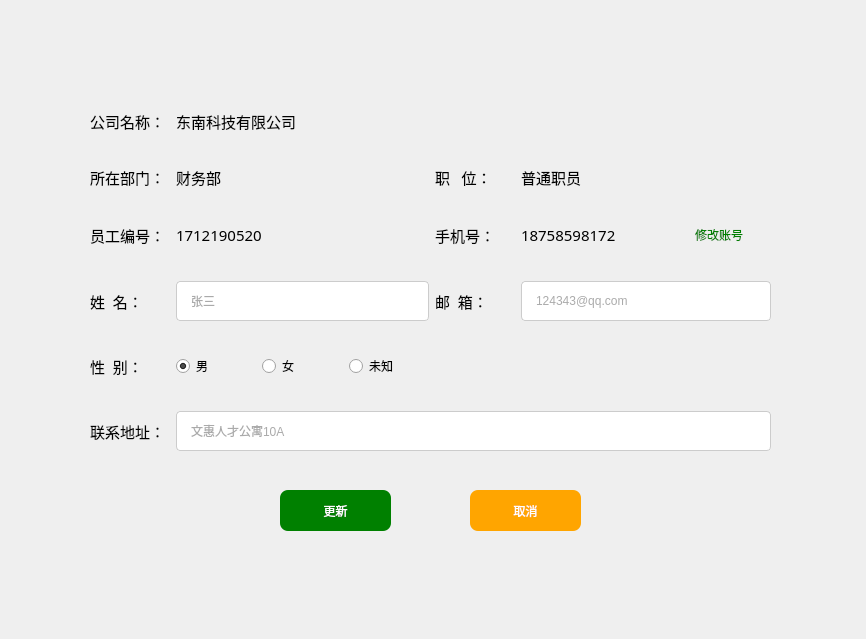
<?xml version="1.0" encoding="UTF-8"?>
<ui version="4.0">
 <class>Form</class>
 <widget class="QWidget" name="Form">
  <property name="geometry">
   <rect>
    <x>0</x>
    <y>0</y>
    <width>866</width>
    <height>639</height>
   </rect>
  </property>
  <property name="windowTitle">
   <string>Form</string>
  </property>
  <widget class="QPushButton" name="pushButton_2">
   <property name="geometry">
    <rect>
     <x>470</x>
     <y>490</y>
     <width>111</width>
     <height>41</height>
    </rect>
   </property>
   <property name="styleSheet">
    <string notr="true">background-color:orange;
	color:white;
border:0px;
border-radius:8px;

</string>
   </property>
   <property name="text">
    <string>取消</string>
   </property>
  </widget>
  <widget class="QPushButton" name="pushButton">
   <property name="geometry">
    <rect>
     <x>280</x>
     <y>490</y>
     <width>111</width>
     <height>41</height>
    </rect>
   </property>
   <property name="styleSheet">
    <string notr="true">background-color:green;
	color:white;
border:0px;
border-radius:8px;

</string>
   </property>
   <property name="text">
    <string>更新</string>
   </property>
  </widget>
  <widget class="QWidget" name="">
   <property name="geometry">
    <rect>
     <x>90</x>
     <y>110</y>
     <width>681</width>
     <height>341</height>
    </rect>
   </property>
   <layout class="QGridLayout" name="gridLayout">
    <item row="4" column="4">
     <widget class="QLabel" name="label_5">
      <property name="font">
       <font>
        <family>黑体</family>
        <pointsize>11</pointsize>
       </font>
      </property>
      <property name="text">
       <string>手机号：</string>
      </property>
     </widget>
    </item>
    <item row="8" column="0">
     <widget class="QLabel" name="label_7">
      <property name="font">
       <font>
        <family>黑体</family>
        <pointsize>11</pointsize>
       </font>
      </property>
      <property name="text">
       <string>性  别：</string>
      </property>
     </widget>
    </item>
    <item row="10" column="1" colspan="6">
     <widget class="QLineEdit" name="lineEdit_6">
      <property name="minimumSize">
       <size>
        <width>0</width>
        <height>40</height>
       </size>
      </property>
      <property name="styleSheet">
       <string notr="true">border:1px solid #ccc;
border-radius:4px;
color:#555;
padding: 6px 12px;
</string>
      </property>
      <property name="inputMask">
       <string/>
      </property>
      <property name="text">
       <string/>
      </property>
      <property name="echoMode">
       <enum>QLineEdit::Normal</enum>
      </property>
      <property name="placeholderText">
       <string>文惠人才公寓10A</string>
      </property>
      <property name="clearButtonEnabled">
       <bool>true</bool>
      </property>
     </widget>
    </item>
    <item row="6" column="1" colspan="3">
     <widget class="QLineEdit" name="lineEdit_4">
      <property name="minimumSize">
       <size>
        <width>200</width>
        <height>40</height>
       </size>
      </property>
      <property name="tabletTracking">
       <bool>false</bool>
      </property>
      <property name="styleSheet">
       <string notr="true"> border:1px solid #ccc;
 border-radius:4px;
 color:#555;
 padding: 6px 12px;
</string>
      </property>
      <property name="inputMask">
       <string/>
      </property>
      <property name="text">
       <string/>
      </property>
      <property name="frame">
       <bool>true</bool>
      </property>
      <property name="dragEnabled">
       <bool>false</bool>
      </property>
      <property name="placeholderText">
       <string>张三</string>
      </property>
      <property name="clearButtonEnabled">
       <bool>true</bool>
      </property>
     </widget>
    </item>
    <item row="10" column="0">
     <widget class="QLabel" name="label_12">
      <property name="font">
       <font>
        <family>黑体</family>
        <pointsize>11</pointsize>
       </font>
      </property>
      <property name="text">
       <string>联系地址：</string>
      </property>
     </widget>
    </item>
    <item row="2" column="4">
     <widget class="QLabel" name="label_13">
      <property name="font">
       <font>
        <family>黑体</family>
        <pointsize>11</pointsize>
       </font>
      </property>
      <property name="text">
       <string>职   位：</string>
      </property>
     </widget>
    </item>
    <item row="0" column="0">
     <widget class="QLabel" name="label_4">
      <property name="font">
       <font>
        <family>黑体</family>
        <pointsize>11</pointsize>
       </font>
      </property>
      <property name="text">
       <string>公司名称：</string>
      </property>
     </widget>
    </item>
    <item row="2" column="5" colspan="2">
     <widget class="QLabel" name="label_14">
      <property name="font">
       <font>
        <family>黑体</family>
        <pointsize>11</pointsize>
       </font>
      </property>
      <property name="text">
       <string>普通职员</string>
      </property>
     </widget>
    </item>
    <item row="4" column="5">
     <widget class="QLabel" name="label_9">
      <property name="minimumSize">
       <size>
        <width>140</width>
        <height>0</height>
       </size>
      </property>
      <property name="font">
       <font>
        <family>黑体</family>
        <pointsize>11</pointsize>
       </font>
      </property>
      <property name="text">
       <string>18758598172</string>
      </property>
     </widget>
    </item>
    <item row="4" column="6">
     <widget class="QPushButton" name="pushButton_3">
      <property name="styleSheet">
       <string notr="true">background: transparent;
color:green</string>
      </property>
      <property name="text">
       <string>修改账号</string>
      </property>
      <property name="flat">
       <bool>true</bool>
      </property>
     </widget>
    </item>
    <item row="2" column="0">
     <widget class="QLabel" name="label_15">
      <property name="font">
       <font>
        <family>黑体</family>
        <pointsize>11</pointsize>
       </font>
      </property>
      <property name="text">
       <string>所在部门：</string>
      </property>
     </widget>
    </item>
    <item row="2" column="1" colspan="3">
     <widget class="QLabel" name="label_16">
      <property name="font">
       <font>
        <family>黑体</family>
        <pointsize>11</pointsize>
       </font>
      </property>
      <property name="text">
       <string>财务部</string>
      </property>
     </widget>
    </item>
    <item row="3" column="0">
     <spacer name="verticalSpacer_2">
      <property name="orientation">
       <enum>Qt::Vertical</enum>
      </property>
      <property name="sizeHint" stdset="0">
       <size>
        <width>20</width>
        <height>40</height>
       </size>
      </property>
     </spacer>
    </item>
    <item row="6" column="4">
     <widget class="QLabel" name="label_8">
      <property name="font">
       <font>
        <family>黑体</family>
        <pointsize>11</pointsize>
       </font>
      </property>
      <property name="text">
       <string>邮  箱：</string>
      </property>
     </widget>
    </item>
    <item row="0" column="1" colspan="5">
     <widget class="QLabel" name="label_2">
      <property name="font">
       <font>
        <family>黑体</family>
        <pointsize>11</pointsize>
       </font>
      </property>
      <property name="text">
       <string>东南科技有限公司</string>
      </property>
     </widget>
    </item>
    <item row="8" column="2">
     <widget class="QRadioButton" name="radioButton_2">
      <property name="text">
       <string>女</string>
      </property>
     </widget>
    </item>
    <item row="1" column="0">
     <spacer name="verticalSpacer">
      <property name="orientation">
       <enum>Qt::Vertical</enum>
      </property>
      <property name="sizeHint" stdset="0">
       <size>
        <width>20</width>
        <height>40</height>
       </size>
      </property>
     </spacer>
    </item>
    <item row="8" column="1">
     <widget class="QRadioButton" name="radioButton">
      <property name="text">
       <string>男</string>
      </property>
      <property name="checked">
       <bool>true</bool>
      </property>
     </widget>
    </item>
    <item row="6" column="5" colspan="2">
     <widget class="QLineEdit" name="lineEdit_5">
      <property name="minimumSize">
       <size>
        <width>250</width>
        <height>40</height>
       </size>
      </property>
      <property name="styleSheet">
       <string notr="true">border:1px solid #ccc;
border-radius:4px;
color:#555;
padding: 6px 12px;
</string>
      </property>
      <property name="inputMask">
       <string/>
      </property>
      <property name="text">
       <string/>
      </property>
      <property name="echoMode">
       <enum>QLineEdit::Normal</enum>
      </property>
      <property name="placeholderText">
       <string>124343@qq.com</string>
      </property>
      <property name="clearButtonEnabled">
       <bool>true</bool>
      </property>
     </widget>
    </item>
    <item row="4" column="1" colspan="2">
     <widget class="QLabel" name="label">
      <property name="font">
       <font>
        <family>黑体</family>
        <pointsize>11</pointsize>
       </font>
      </property>
      <property name="text">
       <string>1712190520</string>
      </property>
     </widget>
    </item>
    <item row="4" column="0">
     <widget class="QLabel" name="label_3">
      <property name="font">
       <font>
        <family>黑体</family>
        <pointsize>11</pointsize>
       </font>
      </property>
      <property name="text">
       <string>员工编号：</string>
      </property>
     </widget>
    </item>
    <item row="6" column="0">
     <widget class="QLabel" name="label_6">
      <property name="font">
       <font>
        <family>黑体</family>
        <pointsize>11</pointsize>
       </font>
      </property>
      <property name="text">
       <string>姓  名：</string>
      </property>
     </widget>
    </item>
    <item row="5" column="0">
     <spacer name="verticalSpacer_3">
      <property name="orientation">
       <enum>Qt::Vertical</enum>
      </property>
      <property name="sizeHint" stdset="0">
       <size>
        <width>20</width>
        <height>40</height>
       </size>
      </property>
     </spacer>
    </item>
    <item row="9" column="0">
     <spacer name="verticalSpacer_4">
      <property name="orientation">
       <enum>Qt::Vertical</enum>
      </property>
      <property name="sizeHint" stdset="0">
       <size>
        <width>20</width>
        <height>40</height>
       </size>
      </property>
     </spacer>
    </item>
    <item row="8" column="3">
     <widget class="QRadioButton" name="radioButton_3">
      <property name="text">
       <string>未知</string>
      </property>
     </widget>
    </item>
    <item row="7" column="0">
     <spacer name="verticalSpacer_5">
      <property name="orientation">
       <enum>Qt::Vertical</enum>
      </property>
      <property name="sizeHint" stdset="0">
       <size>
        <width>20</width>
        <height>40</height>
       </size>
      </property>
     </spacer>
    </item>
   </layout>
  </widget>
 </widget>
 <resources/>
 <connections/>
</ui>
